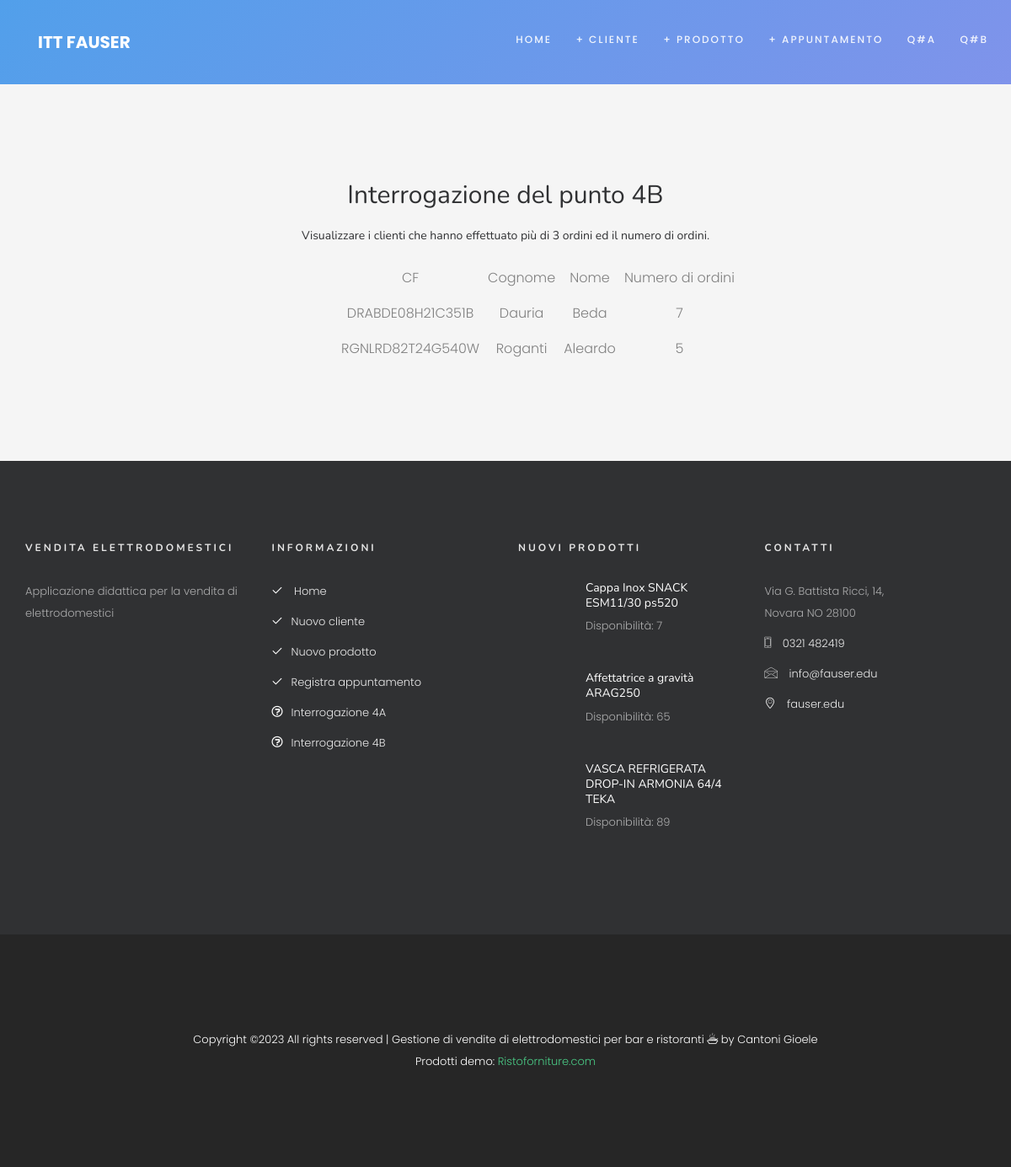
The page /interrogazioneb.php (signed in) on the database its author committed.
### tables this page shows
CREATE TABLE `cliente` (
  `CF` varchar(16) NOT NULL,
  `cognome` varchar(30) NOT NULL,
  `nome` varchar(30) NOT NULL,
  `dataNascita` date NOT NULL,
  `citta` varchar(50) NOT NULL,
  `indirizzo` varchar(50) NOT NULL,
  `nTelefono` varchar(15) NOT NULL
);

CREATE TABLE `prodotto` (
  `codice` int(11) NOT NULL,
  `disponibilita` int(6) NOT NULL,
  `descrizione` varchar(255) NOT NULL,
  `foto` longblob NOT NULL,
  `consumiOrari` decimal(7,2) NOT NULL,
  `dimX` decimal(9,2) NOT NULL,
  `dimY` decimal(9,2) NOT NULL,
  `dimZ` decimal(9,2) NOT NULL,
  `formato` varchar(30) NOT NULL
);

### interrogazioneb.php (the view, shortened to what this page needs)
<?php
require_once('./config.php');
$query = "SELECT CF, cognome, nome, COUNT(idOrd) AS 'numero di ordini' FROM ordinare, cliente WHERE fkOrdCF = CF GROUP BY CF HAVING COUNT(idOrd) > 3 ";
if ($stmt = $mysqli->prepare($query)) {
    if($stmt->execute()){
        $ris = $stmt->get_result();
    } else {
        $errore = $stmt->error;
    }
}
?>
    <!DOCTYPE HTML>
    <html>
<?php include('./inc/head.php') ?>
<body>
<?php include('./inc/header.php') ?>
<div id="vegc-contact">
    <?php if(isset($ris)){ ?>
        <h2 class="text-center">Interrogazione del punto 4B</h2>
        <h5 class="text-center">Visualizzare i clienti che hanno effettuato più di 3 ordini ed il numero di ordini.</h5>
        <?php if ($ris->num_rows>0) { ?>
            <div class="col-md-offset-4 text-center">
                <table class="table-condensed">
                    <tbody><tr><td>CF</td><td>Cognome</td><td>Nome</td><td>Numero di ordini</td></tr>
                    <?php
                    while ($tab = $ris->fetch_row()) {
                        echo '<tr><td>' . $tab[0] . '</td><td>' . $tab[1] . ' </td><td>' . $tab[2] . ' </td><td>' . $tab[3] . ' </td></tr>';
                    }
                    ?>
                </table>
            </div>
            <?php
        } else {
            ?>
            <p class="text-center">Nessun cliente ha effettuato pi&ugrave; di tre ordini.</p>
        <?php }
    } else {
        if(isset($errore)){ ?>
            <p class="text-center"><?php echo $errore ?></p>
        <?php }
    } ?>
</div>
<?php include('./inc/footer.php') ?>

### inc/head.php (shortened to what this page needs)
<head>
    <link rel="stylesheet" href="css/animate.css">
    <link rel="stylesheet" href="css/icomoon.css">
    <link rel="stylesheet" href="css/bootstrap.css">
    <link rel="stylesheet" href="css/style.css">
    <link rel="stylesheet" href="https://ajax.googleapis.com/ajax/libs/jqueryui/1.12.1/themes/smoothness/jquery-ui.css">
</head>

### inc/nav.php (shortened to what this page needs)
<div id="page">
    <nav class="vegc-nav" role="navigation">
        <div class="top-menu">
            <div class="container">
                <div class="row">
                    <div class="col-md-2">
                        <div id="vegc-logo"><a href="http://www.fauser.edu">ITT Fauser</a></div>
                    </div>
                    <div class="col-md-10 text-right menu-1">
                        <ul>
                            <li><a href="index.php">Home</a></li>
                            <li><a href="cliente.php">+ Cliente</a></li>
                            <li><a href="prodotto.php">+ Prodotto</a></li>
                            <li><a href="appuntamento.php">+ Appuntamento</a></li>
                            <li><a href="interrogazionea.php">Q#A</a></li>
                            <li><a href="interrogazioneb.php">Q#B</a></li>
                        </ul>
                    </div>
                </div>
            </div>
        </div>
    </nav>

### inc/header.php (shortened to what this page needs)
<?php include('nav.php') ?>
    <section id="home" class="video-hero" style="height: 100px; background-size:cover; background-position: center center;background-attachment:fixed;" data-section="home">
        <div class="overlay"></div>
        <div class="display-t display-t2 text-center">
            <div class="display-tc display-tc2">
            </div>
        </div>
    </section>

### inc/footer.php (shortened to what this page needs)
</div>
<footer id="vegc-footer">
    <div class="container">
        <div class="row row-pb-md">
            <div class="col-md-3 vegc-widget">
                <h4>VENDITA ELETTRODOMESTICI</h4>
                <p>Applicazione didattica per la vendita di elettrodomestici</p>
            </div>
            <div class="col-md-3 vegc-widget">
                <h4>Informazioni</h4>
                <p>
                <ul class="vegc-footer-links">
                    <li><a href="index.php"><i class="icon-check"></i> Home</a></li>
                    <li><a href="cliente.php"><i class="icon-check"></i>Nuovo cliente</a></li>
                    <li><a href="prodotto.php"><i class="icon-check"></i>Nuovo prodotto</a></li>
                    <li><a href="appuntamento.php"><i class="icon-check"></i>Registra appuntamento</a></li>
                    <li><a href="interrogazionea.php"><i class="icon-question"></i>Interrogazione 4A</a></li>
                    <li><a href="interrogazioneb.php"><i class="icon-question"></i>Interrogazione 4B</a></li>
                </ul>
                </p>
            </div>
            <div class="col-md-3 vegc-widget">
                <h4>Nuovi prodotti</h4>
                <?php
                require_once('./config.php');
                $query = "SELECT MAX(codice) FROM prodotto";
                if ($stmt = $mysqli->prepare($query)) {
                    if ($stmt->execute())
                        $ris = $stmt->get_result();
                }
                $n = $ris->fetch_row()[0];
                $query = "SELECT disponibilita, descrizione FROM prodotto WHERE codice = ?";
                if ($stmt = $mysqli->prepare($query)) {
                    $stmt->bind_param("i", $n);
                    if ($stmt->execute())
                        $ris = $stmt->get_result();
                }
                $t = $ris->fetch_row();
                $disponibilita = $t[0];
                $descrizione = $t[1];
                ?>
                <div class="f-blog">
                    <a href="ordinare.php?codice=<?php echo $n ?>" class="blog-img" style="background-image: url(foto.php?codice=<?php echo $n ?>);">
                    </a>
                    <div class="desc">
                        <h2><a href="ordinare.php?codice=<?php echo $n ?>"><?php echo $descrizione ?></a></h2>
                        <p class="admin"><span>Disponibilità: <?php echo $disponibilita ?></span></p>
                    </div>
                </div>
                <?php
                $n--;
                $query = "SELECT disponibilita, descrizione FROM prodotto WHERE codice = ?";
                if ($stmt = $mysqli->prepare($query)) {
                    $stmt->bind_param("i", $n);
                    if ($stmt->execute())
                        $ris = $stmt->get_result();
                }
                $t = $ris->fetch_row();
                $disponibilita = $t[0];
                $descrizione = $t[1];
                ?>
                <div class="f-blog">
                    <a href="ordinare.php?codice=<?php echo $n ?>" class="blog-img" style="background-image: url(foto.php?codice=<?php echo $n ?>);">
                    </a>
                    <div class="desc">
                        <h2><a href="ordinare.php?codice=<?php echo $n ?>"><?php echo $descrizione ?></a></h2>
                        <p class="admin"><span>Disponibilità: <?php echo $disponibilita ?></span></p>
                    </div>
                </div>
                <?php
                $n--;
                $query = "SELECT disponibilita, descrizione FROM prodotto WHERE codice = ?";
                if ($stmt = $mysqli->prepare($query)) {
                    $stmt->bind_param("i", $n);
                    if ($stmt->execute())
                        $ris = $stmt->get_result();
                }
                $t = $ris->fetch_row();
                $disponibilita = $t[0];
                $descrizione = $t[1];
                ?>
                <div class="f-blog">
                    <a href="ordinare.php?codice=<?php echo $n ?>" class="blog-img" style="background-image: url(foto.php?codice=<?php echo $n ?>);">
                    </a>
                    <div class="desc">
                        <h2><a href="ordinare.php?codice=<?php echo $n ?>"><?php echo $descrizione ?></a></h2>
                        <p class="admin"><span>Disponibilità: <?php echo $disponibilita ?></span></p>
                    </div>
                </div>
            </div>
            <div class="col-md-3 vegc-widget">
                <h4>Contatti</h4>
                <ul class="vegc-footer-links">
                    <li>Via G. Battista Ricci, 14, <br> Novara NO 28100</li>
                    <li><a href="tel://0321482419"><i class="icon-phone"></i> 0321 482419</a></li>
                    <li><a href="mailto:info@fauser.edu"><i class="icon-envelope"></i> info@fauser.edu</a></li>
                    <li><a href="https://www.fauser.edu/"><i class="icon-location4"></i> fauser.edu</a></li>
                </ul>
            </div>
        </div>
    </div>
    <div class="copy">
        <div class="container">
            <div class="row">
                <div class="col-md-12 text-center">
                    <p>
                        Copyright &copy;<script>document.write(new Date().getFullYear());</script> All rights reserved | Gestione di vendite di elettrodomestici per bar e ristoranti <i class="icon-food" aria-hidden="true"></i> by Cantoni Gioele
                        <br>
                        Prodotti demo: <a href="https://www.ristoforniture.com/" target="_blank">Ristoforniture.com</a>
                    </p>
                </div>
            </div>
        </div>
    </div>
</footer>

### css/icomoon.css (style rules this page uses)
[class^="icon-"], [class*=" icon-"] { font-family: 'icomoon' !important; speak: none; font-style: normal; font-weight: normal; font-variant: normal; text-transform: none; line-height: 1; -webkit-font-smoothing: antialiased; -moz-osx-font-smoothing: grayscale; }
.icon-check:before { content: "\e116"; }
.icon-location4:before { content: "\e912"; }
.icon-food:before { content: "\e926"; }
.icon-phone:before { content: "\e004"; }
.icon-envelope:before { content: "\e028"; }
.icon-question:before { content: "\ea39"; }

### rows shown on the page
cliente: CF "DRABDE08H21C351B", cognome "Dauria", nome "Beda", tab "7"
cliente: CF "RGNLRD82T24G540W", cognome "Roganti", nome "Aleardo", tab "5"
prodotto: descrizione "Cappa Inox SNACK ESM11/30 ps520", disponibilita "7"
prodotto: descrizione "Affettatrice a gravità ARAG250", disponibilita "65"
prodotto: descrizione "VASCA REFRIGERATA DROP-IN ARMONIA 64/4 TEKA", disponibilita "89"
